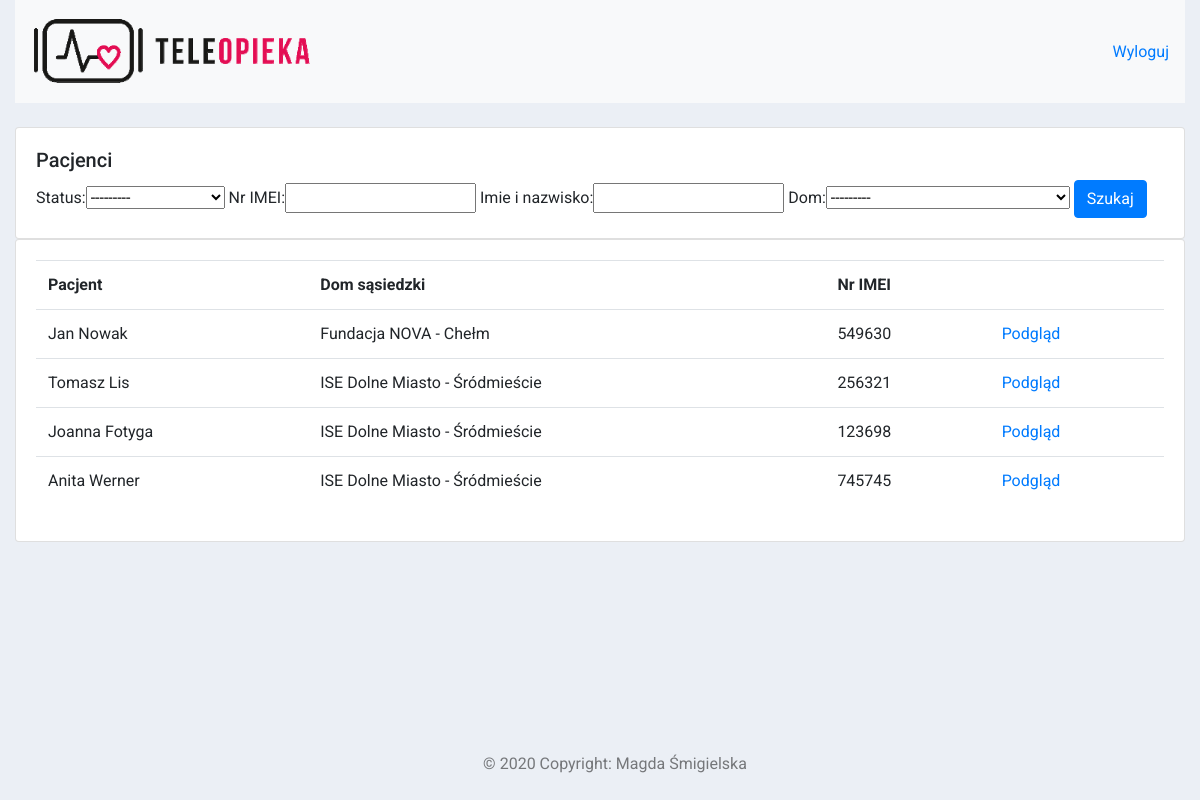
/pacjenci/ (signed in), run on an earlier commit of the app's database.
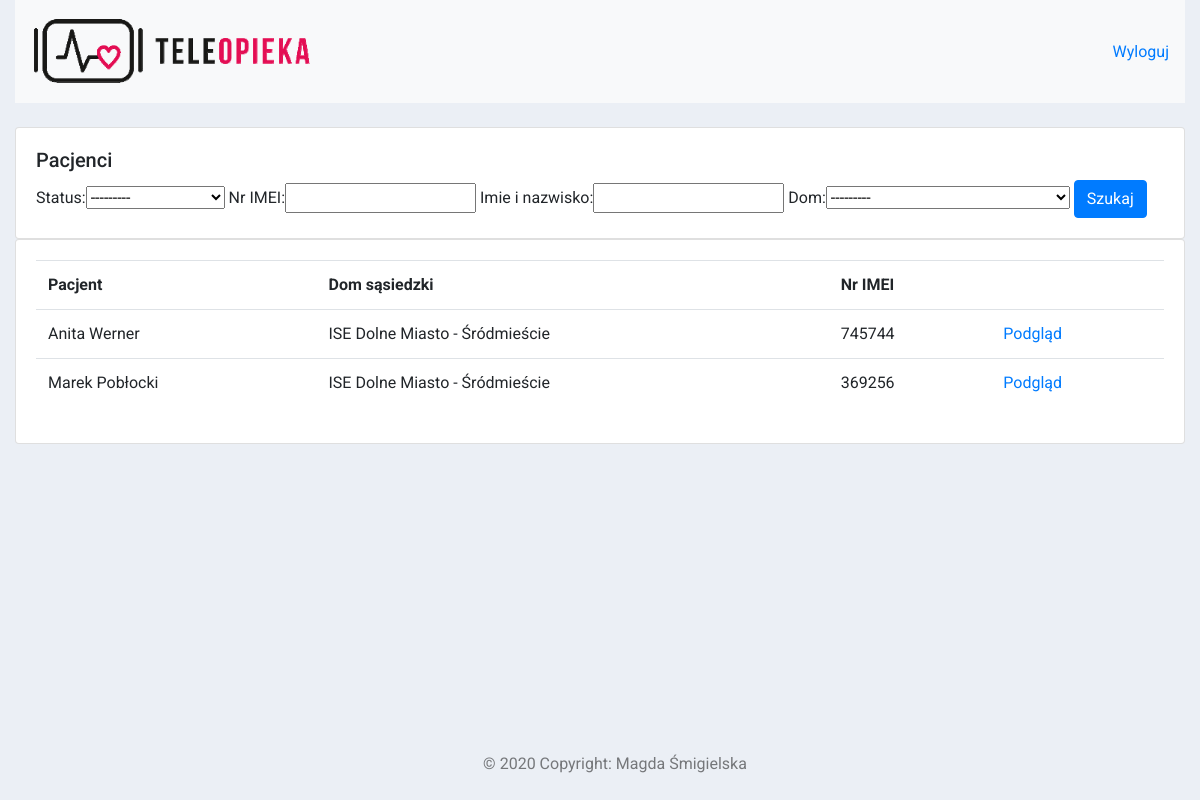
And on a later commit of the database.
### pacjenci/models.py (models this page shows, shortened)
class Pacjent(models.Model):
    class Meta:
        verbose_name_plural = "Pacjenci"
    STATUS = (
        ('Lista rezerwowa', 'Lista rezerwowa'),
        ('Aktywny', 'Aktywny'),
        ('Zmarły', 'Zmarły'),
        ('Rezygnacja', 'Rezygnacja')
    )
    status = models.CharField(max_length=200, null=True, choices=STATUS)
    nr_IMEI = models.CharField(max_length=200, null=True)
    imie_i_nazwisko = models.CharField(max_length=200, null=True)
    dom = models.ForeignKey(Dom, null=True, on_delete=models.SET_NULL)
    data_dodania = models.DateTimeField(auto_now_add=True, null=True)

class Dom(models.Model):
    class Meta:
        verbose_name_plural = "Domy sąsiedzkie"
    nazwa = models.CharField(max_length=200, null=True)
    dzielnica = models.CharField(max_length=200, null=True)
    def __str__(self):
        return " - ".join([self.nazwa, self.dzielnica])

### pacjenci/decorators.py (the view)
        def wrapper_func(request, *args, **kwargs):
            group = None
            a = request.user.groups.exists()
            print("aaaaaaaaaaaaa")
            print(a)
            if request.user.groups.exists():
                group = request.user.groups.all()[0].name
            if group in allowed_roles:
                return view_func(request, *args, **kwargs)
            else:
                return HttpResponse("Nie masz uprawnień do tej strony")

### pacjenci/views.py (called while the page is built)
@login_required(login_url='login')
@allowed_users(allowed_roles=['administrator','asystent'])
def pacjenci(request):
    pacjenci = Pacjent.objects.all()
    myFilterPacjentAll = PacjentFilterAll(request.GET, queryset=pacjenci)
    pacjenci = myFilterPacjentAll.qs
    return render(request, 'pacjenci/pacjenci.html', {'pacjenci':pacjenci, 'myFilterPacjentAll': myFilterPacjentAll})

### pacjenci/templates/pacjenci/pacjenci.html
{%  extends 'pacjenci/main.html' %}
{% block content %}
		<br>
		<div class="row">
			<div class="col-md">
				<div class="card card-body">
					<h5>Pacjenci</h5>
					<form method="get">
						{{myFilterPacjentAll.form}}
					<button class="btn btn-primary" type="submit">Szukaj</button>
				</form>
					</div>
				<div class="card card-body">
					<table class="table">
						<tr>
							<th>Pacjent</th>
							<th>Dom sąsiedzki</th>
							<th>Nr IMEI</th>
							<th></th>
						</tr>
						{% for i in pacjenci %}
							<tr>
								<td>{{i.imie_i_nazwisko}}</td>
								<td>{{i.dom}}</td>
								<td>{{i.nr_IMEI}}</td>
								<td><a href="{% url 'pacjent_podglad' i.id %}">Podgląd</a></td>
							</tr>
						{% endfor %}
					</table>
				</div>
			</div>
		</div>
{% endblock content %}

What changed in the data, as far as the page shows it:
removed Pacjent: imie_i_nazwisko "Jan Nowak", dom "Fundacja NOVA - Chełm", nr_IMEI "549630"
removed Pacjent: imie_i_nazwisko "Tomasz Lis", dom "ISE Dolne Miasto - Śródmieście", nr_IMEI "256321"
removed Pacjent: imie_i_nazwisko "Joanna Fotyga", dom "ISE Dolne Miasto - Śródmieście", nr_IMEI "123698"
changed Pacjent "Anita Werner": nr_IMEI "745745" → "745744"
added Pacjent: imie_i_nazwisko "Marek Pobłocki", dom "ISE Dolne Miasto - Śródmieście", nr_IMEI "369256"
